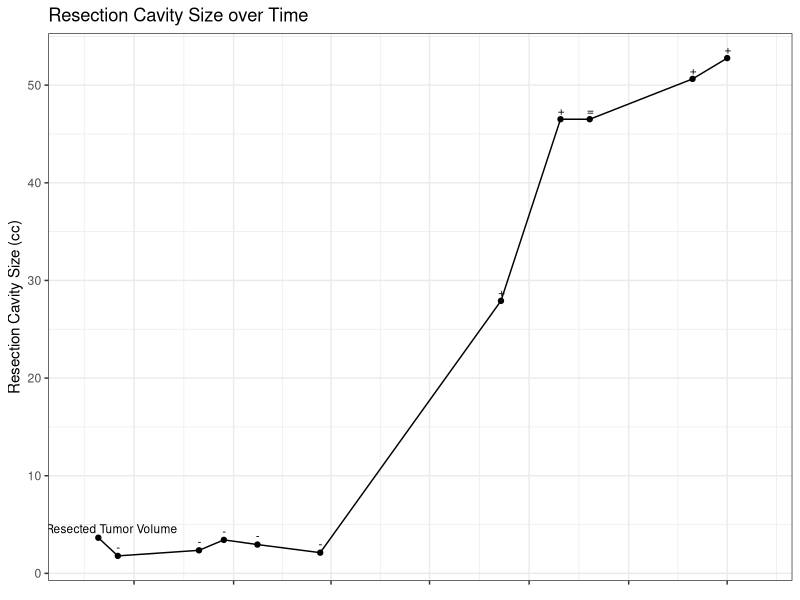
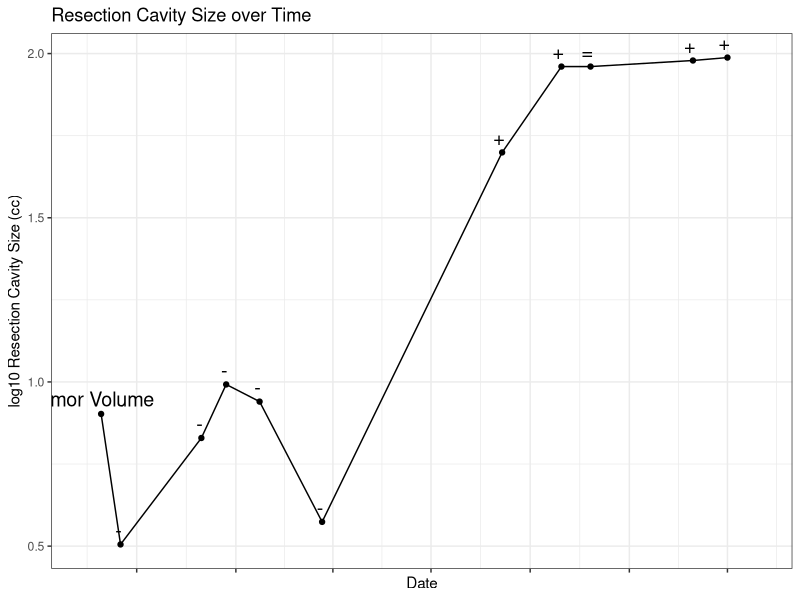
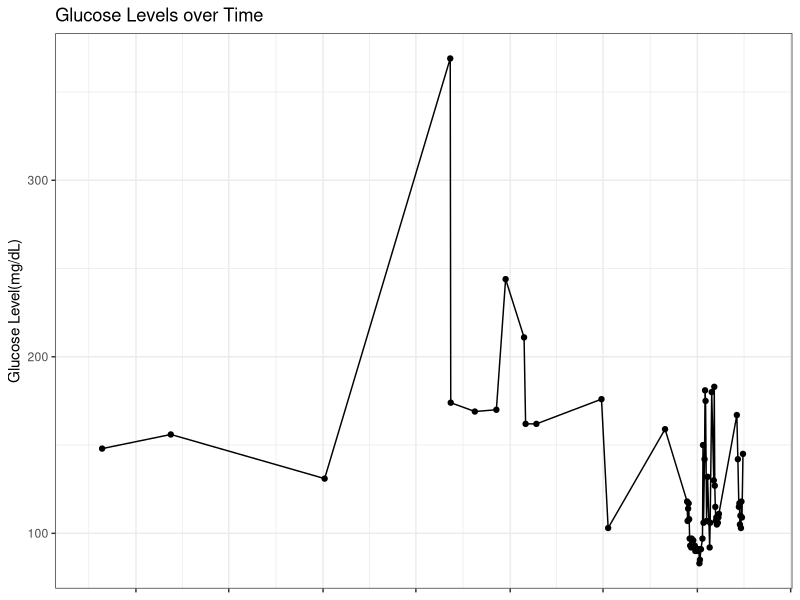
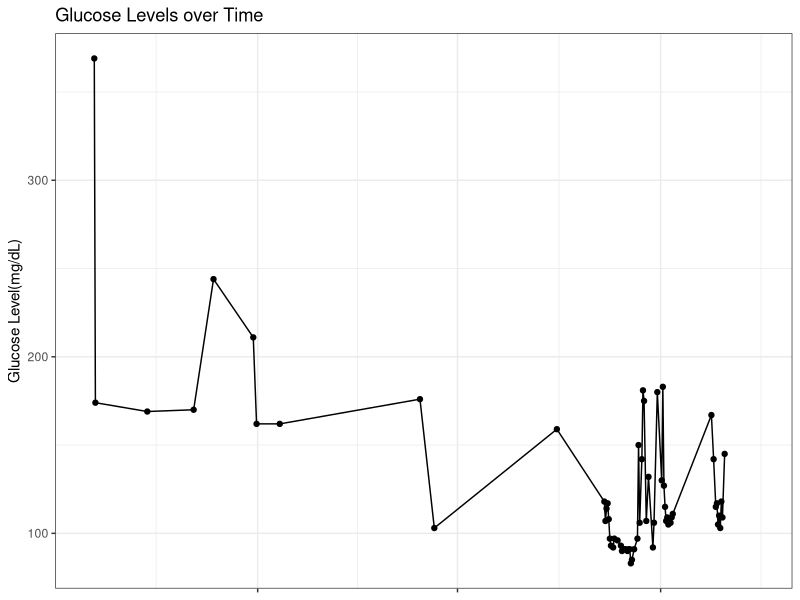
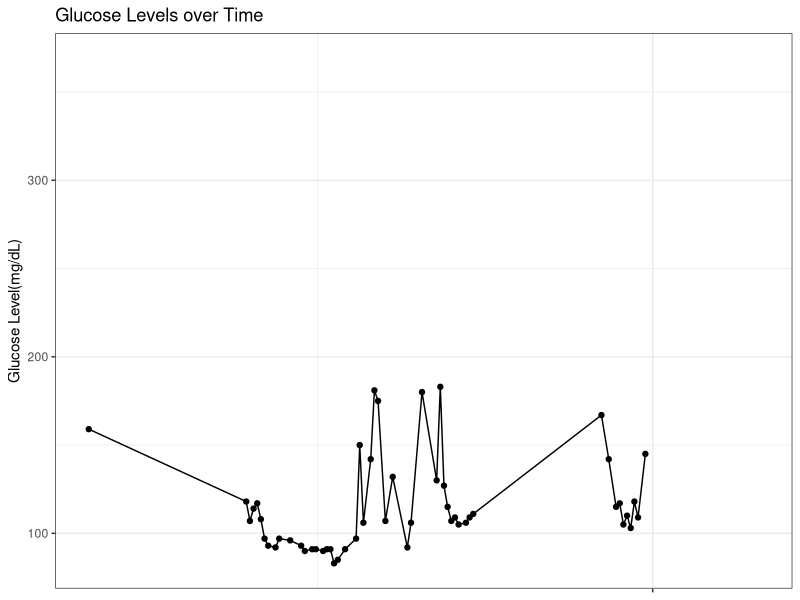
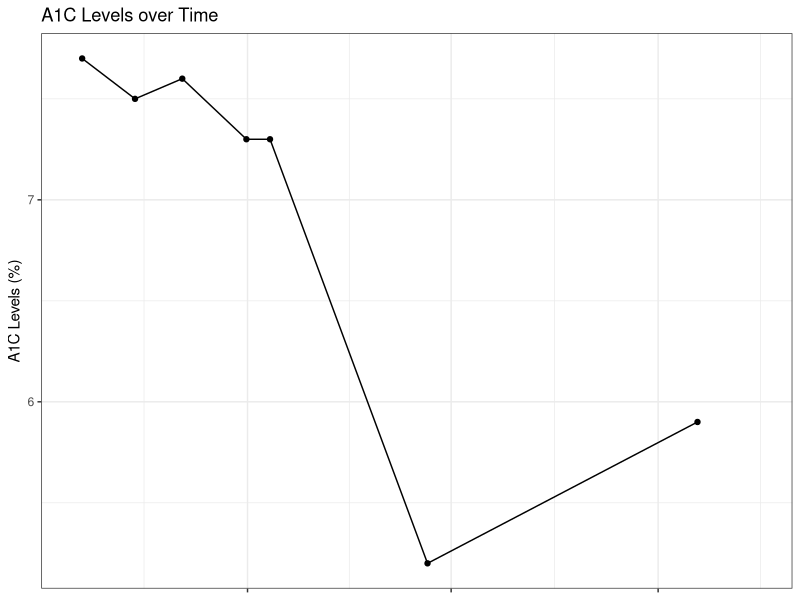
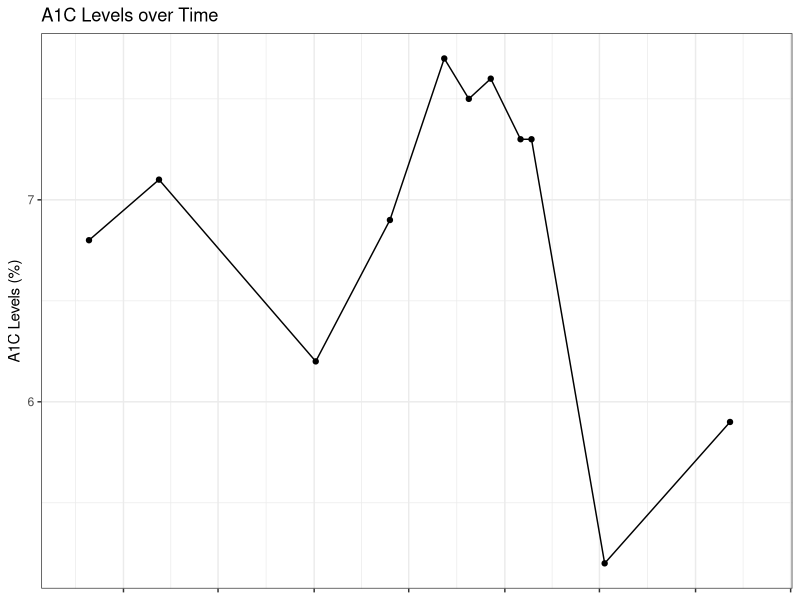
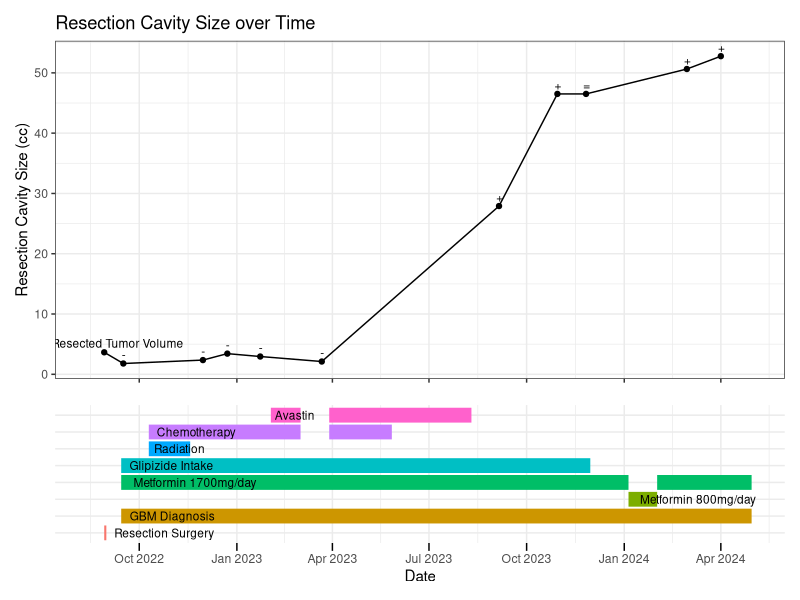

The R script that drew these images, in order:
library(cowplot)
library(dplyr)
library(ggplot2)
library(lubridate)
library(dplyr)
library(mgcv)
library(gridExtra)
library(patchwork)

create_plot_grid <- function(plot1, plot2, mo_breaks, xlims) {
  if (!inherits(plot1, "gg")) {
    stop("plot1 is not a valid ggplot object.")
  }

  # check if plot1 has been built successfully
  plot1_build <- ggplot_build(plot1)
  if (is.null(plot1_build)) {
    stop("failed to build plot1.")
  }
  # Apply x-axis limits to plot2
  timeline_plot_spec <- plot2 + 
    scale_x_date(
      limits = xlims,
      breaks = mo_breaks, 
      date_labels = "%b %Y") +
    theme(axis.ticks.x = element_line(color = "black"), 
          axis.ticks.length = unit(0.2, "cm"))
 
  grid <- plot_grid(plot1, timeline_plot_spec, ncol = 1, align = "v", axis = "l", rel_heights = c(2, 1)) +
    plot_layout(heights = c(2, 1), nrow = 1, ncol = 1)
  
  return(grid)
}

# data manipulation
df1 <- read.csv("tumorBurden4.csv")
df1$Date <- as.Date(mdy(df1$Date))

df2 <- read.csv("glucoseLevels.csv")
df2$Date <- as.Date(mdy(df2$Date))

df3 <- read.csv("a1cLevels.csv")
df3$Date <- as.Date(mdy(df3$Date))

df4 <- read.csv("treatmentChanges.csv")
df4$Start1 <- as.Date(df4$Start1, format = "%m/%d/%Y")
df4$End1 <- as.Date(df4$End1, format = "%m/%d/%Y")
df4$Start2 <- as.Date(df4$Start2, format = "%m/%d/%Y")
df4$End2 <- as.Date(df4$End2, format = "%m/%d/%Y")

merged_df <- merge(merge(df1, df2, by = "Date", all = TRUE), df3, by = "Date", all = TRUE)

# plots
desired_order <- c("Resection Surgery", "GBM Diagnosis", "Metformin 800mg/day", "Metformin 1700mg/day" , "Glipizide Intake", "Radiation", "Chemotherapy", "Avastin")
df4$Treatment <- factor(df4$Treatment, levels = desired_order)
timeline_plot <- ggplot(df4, aes(y = Treatment, color = Treatment)) +
  geom_segment(aes(x = Start1, xend = End1, yend = Treatment), size = 5) +
  geom_segment(aes(x = Start2, xend = End2, yend = Treatment), size = 5) +  
  geom_text(aes(x = Start1, label = Treatment), vjust = 0.5, hjust = -0.1, size = 3, color = "black") +
  labs(x = "Date",
       y = element_blank(),
       color = "Treatment") +
  theme_minimal() +
  theme(legend.position = "none",
        axis.text.y = element_blank(),
        axis.ticks.y = element_blank(),
        axis.title.y = element_text(size = 12)) +
  xlim(as.Date("2020-10-01"), as.Date("2024-4-30"))
df4 <- df4[, !(names(df4) %in% c("GapStart", "GapEnd"))]

resectionCavity <- ggplot(data = df1, aes(x = Date, y = EllipResection)) +
  geom_point() +
  geom_line() +
  geom_text(aes(label = FLAIR), vjust = -0.5, hjust = .4, size = 3) +
  labs(x = element_blank(), y = "Resection Cavity Size (cc)") +  
  ggtitle("Resection Cavity Size over Time") +  
  theme_bw() + 
  theme(axis.text.x = element_blank()) +
  scale_x_date(
    limits = c(as.Date("2022-08-14"), as.Date("2024-04-30")),
    breaks = "3 months", 
    date_labels = "%b %Y")

resectionCavityLog <- ggplot(data = df1, aes(x = Date, y = log)) +
  geom_point() +
  geom_line() +
  geom_text(aes(label = FLAIR), vjust = -0.5, hjust = 0.75, size = 5) +
  labs(x = "Date", y = "log10 Resection Cavity Size (cc)") +  
  ggtitle("Resection Cavity Size over Time") +  
  theme_bw() + 
  theme(axis.text.x = element_blank()) +
  scale_x_date(
    limits = c(as.Date("2022-08-14"), as.Date("2024-04-30")),
    breaks = "3 months", 
    date_labels = "%b %Y")

# xlim(as.Date("2022-08-14"), as.Date("2023-4-30"))

glucoseLevelsLong <- ggplot(data = df2, aes(x = Date, y = ReadingGlucose)) +
  geom_point() +
  geom_line() +
  labs(x = "Date", y = "Glucose Level(mg/dL)") +  
  ggtitle("Glucose Levels over Time") +  
  theme_bw() + 
  theme(axis.text.x = element_blank(),
        axis.title.x = element_blank()) +
  scale_x_date(limits = c(as.Date("2020-10-01"), as.Date("2024-04-30")),
                breaks = "6 months", 
                date_labels = "%b %Y")


glucoseLevelsShort <- ggplot(data = df2, aes(x = Date, y = ReadingGlucose)) +
  geom_point() +
  geom_line() +
  labs(x = "Date", y = "Glucose Level(mg/dL)") +  
  ggtitle("Glucose Levels over Time") +  
  theme_bw() + 
  theme(axis.text.x = element_blank(),
        axis.title.x = element_blank()) +
  scale_x_date(limits = c(as.Date("2022-09-01"), as.Date("2024-04-30")),
               breaks = "6 months", 
               date_labels = "%b %Y")

glucoseLevelsXShort <- ggplot(data = df2, aes(x = Date, y = ReadingGlucose)) +
  geom_point() +
  geom_line() +
  labs(x = "Date", y = "Glucose Level(mg/dL)") +  
  ggtitle("Glucose Levels over Time") +  
  theme_bw() + 
  theme(axis.text.x = element_blank(),
        axis.title.x = element_blank()) +
  scale_x_date(limits = c(as.Date("2023-10-30"), as.Date("2024-04-30")),
               breaks = "6 months", 
               date_labels = "%b %Y")

a1cLevelsShort <- ggplot(data = df3, aes(x = Date, y = A1C)) +
  geom_point() +
  geom_line() +
  labs(x = "Date", y = "A1C Levels (%)") +  
  ggtitle("A1C Levels over Time") +  
  theme_bw() + 
  theme(axis.text.x = element_blank(),
        axis.title.x = element_blank()) +
  scale_x_date(limits = c(as.Date("2022-09-01"), as.Date("2024-04-30")),
               breaks = "6 months", 
               date_labels = "%b %Y")

a1cLevelsLong <- ggplot(data = df3, aes(x = Date, y = A1C)) +
  geom_point() +
  geom_line() +
  labs(x = "Date", y = "A1C Levels (%)") +  
  ggtitle("A1C Levels over Time") +  
  theme_bw() + 
  theme(axis.text.x = element_blank(),
        axis.title.x = element_blank()) +
  scale_x_date(limits = c(as.Date("2020-10-01"), as.Date("2024-04-30")),
               breaks = "6 months", 
               date_labels = "%b %Y")


timeline_plot_res <- timeline_plot +  
  scale_x_date(
  limits = c(as.Date("2022-08-14"), as.Date("2024-04-30")),
  breaks = "3 months", 
  date_labels = "%b %Y") +
  theme(axis.ticks.x = element_line(color = "black"), 
        axis.ticks.length = unit(0.2, "cm"))

timeline_plot_gluC <- timeline_plot +
  scale_x_date(
    limits = c(as.Date("2020-10-01"), as.Date("2024-04-30")),
    breaks = "6 months", 
    date_labels = "%b %Y") +
  theme(axis.ticks.x = element_line(color = "black"), 
        axis.ticks.length = unit(0.2, "cm"))



rc_plot_grid <- create_plot_grid(resectionCavity, timeline_plot, '3 months',  c(as.Date("2022-08-14"), as.Date("2024-04-30")))

gl_plot_grid <- create_plot_grid(glucoseLevelsLong, timeline_plot, '6 months', c(as.Date("2020-10-01"), as.Date("2024-04-30"))) 

gls_plot_grid <- create_plot_grid(glucoseLevelsShort, timeline_plot, '6 months', c(as.Date("2022-09-01"), as.Date("2024-04-30")))

glxs_plot_grid <- create_plot_grid(glucoseLevelsXShort, timeline_plot, '6 months', c(as.Date("2023-10-30"), as.Date("2024-04-30")))

a1cs_plot_grid <- create_plot_grid(a1cLevelsShort, timeline_plot, '6 months',  c(as.Date("2022-09-01"), as.Date("2024-04-30")))

a1cl_plot_grid <- create_plot_grid(a1cLevelsLong, timeline_plot, '6 months',  c(as.Date("2020-10-01"), as.Date("2024-04-30")))



resectionCavity_plot_grid <- plot_grid(resectionCavity, timeline_plot_res, ncol = 1, align = "v", axis = "l", rel_heights = c(2, 1))
resectionCavity_plot_grid <- resectionCavity_plot_grid + 
  plot_layout(heights = c(2, 1), nrow = 1, ncol = 1)

glucoseLevelsLong2 <- plot_grid(glucoseLevelsLong, timeline_plot_gluC, ncol = 1, align = "v", axis = "l", rel_heights = c(2, 1))
glucoseLevelsLong2 <- glucoseLevelsLong2 + 
  plot_layout(heights = c(2, 1), nrow = 1, ncol = 1)

# plot(glucoseLevelsLong2)


# save all plots
plots <- list(resectionCavity = resectionCavity, 
              resectionCavityLog = resectionCavityLog, 
              glucoseLevelsLong = glucoseLevelsLong, 
              glucoseLevelsShort = glucoseLevelsShort, 
              glucoseLevelsXShort = glucoseLevelsXShort, 
              a1cLevelsShort = a1cLevelsShort,
              a1cLevelsLong = a1cLevelsLong
              )

plot_grids <- list(resectionCavity = rc_plot_grid, 
                   glucoseLevelsLong = gl_plot_grid, 
                   glucoseLevelsShort = gls_plot_grid, 
                   glucoseLevelsXShort = glxs_plot_grid, 
                   a1cLevelsShort = a1cs_plot_grid,
                   a1cLevelsLong = a1cl_plot_grid
)

plot_dir <- "C:/Users/hanna/Desktop/school/Honors Thesis"
if (!file.exists(plot_dir)) {
  dir.create(plot_dir)
}
for (name in names(plots)) {
  plot = plots[[name]]
  filename <- file.path(plot_dir, paste0(name, ".png")) 
  ggsave(filename, plot = plot, width = 10, height = 6, units = "in")
}

for (name in names(plot_grids)) {
  plot = plot_grids[[name]]
  filename <- file.path(plot_dir, paste0(name, "_grid.png")) 
  ggsave(filename, plot = plot, width = 10, height = 6, units = "in")
}


#plot_grid <- plot_grid(
#  resectionCavity, 
 # resectionCavityLog, 
 # glucoseLevelsLong, 
#  glucoseLevelsShort, 
#  glucoseLevelsXShort, 
#  a1cLevelsShort,
#  a1cLevelsLong,
#  NULL,  # Use NULL for the placeholder for the bar plot
#  timeline_plot,  # Add the bar plot
#  ncol = 2,
#  rel_heights = c(1, 0.22, 1, 1, 1, 1, 1, 0.5, 0.5)  # Adjust the relative heights of the plots
#)

#arrange all plots on one image - not working

# plot_a1cLevelsLong <- arrangeGrob(a1cLevelsLong, widths = c(5, 1))
# plot_grid <- plot_grid(
#   resectionCavity, 
#   resectionCavityLog, 
#   glucoseLevelsLong, 
#   glucoseLevelsShort, 
#   glucoseLevelsXShort, 
#   a1cLevelsShort,
#   plot_a1cLevelsLong,  # Use the arranged plot
#   ncol = 2
# )
# 
# ggsave("plot_allGraphs.png", plot = plot_grid, path = ".", width = 12, height = 10)

# statistical analysis
merged_df$MonthYear <- format(merged_df$Date, "%Y-%m")
aggregated_df <- merged_df %>%
  group_by(MonthYear) %>%
  summarise(AvgEllipResection = mean(EllipResection, na.rm = TRUE),
            AvgReadingGlucose = mean(ReadingGlucose, na.rm = TRUE),
            AvgA1C = mean(A1C, na.rm = TRUE))

correlation_glucose <- cor(aggregated_df$AvgEllipResection, aggregated_df$AvgReadingGlucose, use = "complete.obs")
print(paste0("Correlation between resection cavity size and glucose levels: ", round(correlation_glucose, 2)))
cor_test_glucose <- cor.test(aggregated_df$AvgEllipResection, aggregated_df$AvgReadingGlucose)
print(paste("p-value:", cor_test_glucose$p.value))

correlation_a1c <- cor(aggregated_df$AvgEllipResection, aggregated_df$AvgA1C, use = "complete.obs")
print(paste0("Correlation between resection cavity size and A1C levels: ", round(correlation_a1c, 2)))
cor_test_a1c <- cor.test(aggregated_df$AvgEllipResection, aggregated_df$AvgA1C)
print(paste("p-value:", cor_test_a1c$p.value))
